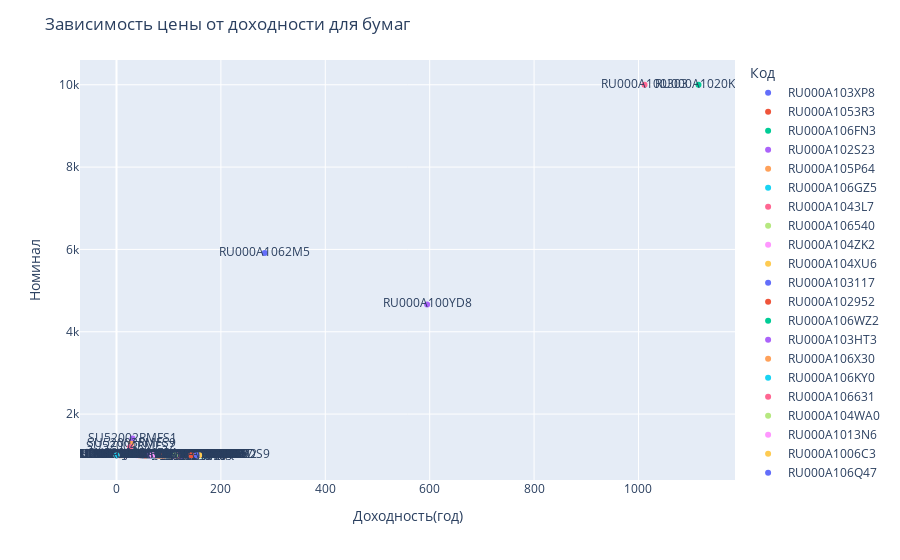

The notebook cell this image was saved under:
### Code cell
plot_papers(df_sliced[df_sliced['Номинал'] >= 1000])
